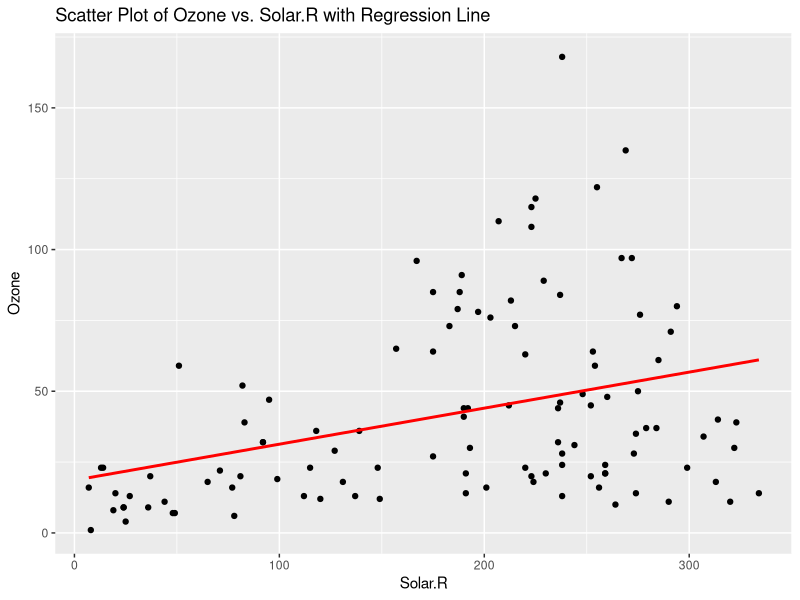

Generate this figure with R:
# Load the required library
library(ggplot2)

# Load the airquality dataset
data(airquality)

# (i) Find and handle missing values
na_percentage_threshold <- 0.1

# Calculate the percentage of missing values for each feature
missing_percent <- colMeans(is.na(airquality))

# Replace missing values with mean if the missing percentage is less than 10%, otherwise drop them
for (col in colnames(airquality)) {
  if (missing_percent[col] < na_percentage_threshold) {
    airquality[is.na(airquality[[col]]), col] <- mean(airquality[[col]], na.rm = TRUE)
  } else {
    airquality <- airquality[complete.cases(airquality), ]
  }
}

# (ii) Apply linear regression using Least Squares Method on "Ozone" and "Solar.R"
lm_model <- lm(Ozone ~ Solar.R, data = airquality)
summary(lm_model)

# (iii) Plot Scatter plot between Ozone and Solar with regression line
ggplot(airquality, aes(x = Solar.R, y = Ozone)) +
  geom_point() +
  geom_smooth(method = "lm", se = FALSE, color = "red") +
  labs(title = "Scatter Plot of Ozone vs. Solar.R with Regression Line")
